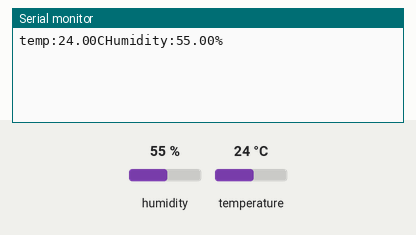
Simulated run of this sketch. Board: Arduino Uno, built with avr-gcc and run on an emulated ATmega328P. Shown: the last lines printed to the serial monitor. The test bench sets the inputs (shaded band); at power-on: humidity 55 %, temperature 24 °C.

Above: at 3.2 s.
3.3 s: humidity set to 22 %
At 4.9 s:
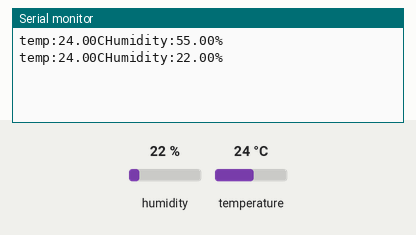
6.0 s: temperature set to 12 °C
At 7.4 s:
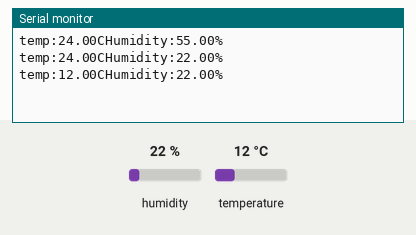
8.7 s: humidity set to 40 %
At 11.0 s:
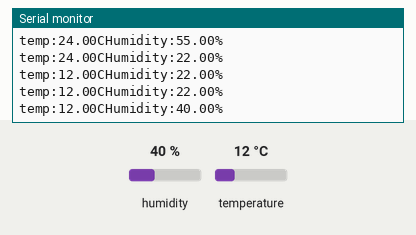
Timing chart, 0 to 12.5 s (numbered marks = the images above; inputs shaded):
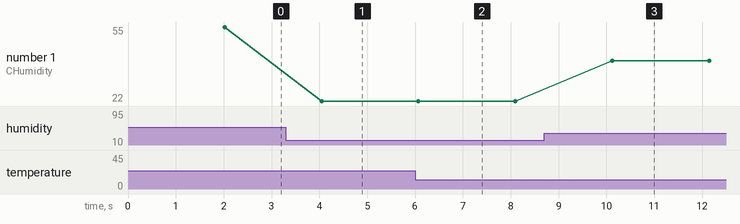

Measured:
- after the input at 3.3 s, the serial monitor: prints a new line after 0.75 s (image 1)
- after the input at 6.0 s, the serial monitor: prints a new line after 0.07 s (image 2)
- after the input at 8.7 s, the serial monitor: prints a new line after 1.4 s (image 3)
- plotted number 1: 55 → 22 after the input at 3.3 s, 22 → 40 after the input at 8.7 s

The sketch:

DHTsensor.ino
```cpp
#include<DHT.h>

DHT dht(26,DHT11);
void setup() {
  // put your setup code here, to run once:
dht.begin();
delay(2000);

Serial.begin(115200);
}

void loop() {
  // put your main code here, to run repeatedly:
float temp=dht.readTemperature();
float humidity=dht.readHumidity();
Serial.print("temp:");
Serial.print(temp);
Serial.print("C");
Serial.print("Humidity:");
Serial.print(humidity);
Serial.println("%");
delay(2000);
}
```
